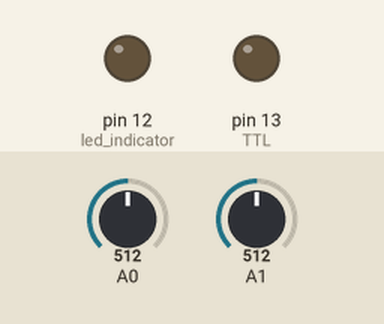
A sketch run on a simulated Arduino Uno, built with avr-gcc and run on an emulated ATmega328P. Shown: output pins drawn as LEDs (lit = HIGH). The test bench sets the inputs (shaded band); at power-on: A0 = 512, A1 = 512.

Above: at 1.2 s.
1.3 s: A0 set to 528
At 2.5 s:
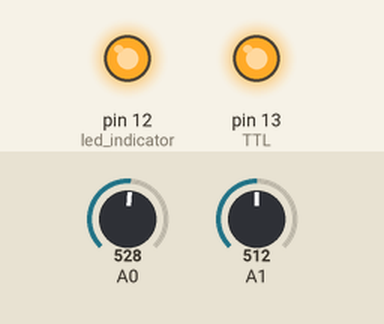
2.8 s: A0 set to 511
At 3.7 s:
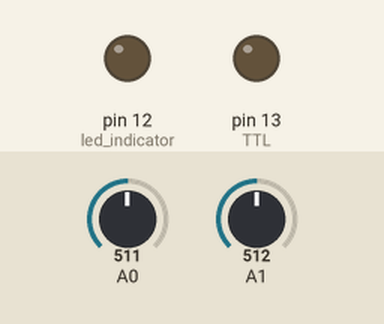
4.3 s: A0 set to 716
At 4.9 s:
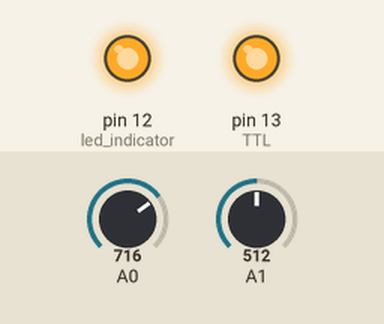
Timing chart, 0 to 7.3 s (numbered marks = the images above; inputs shaded):
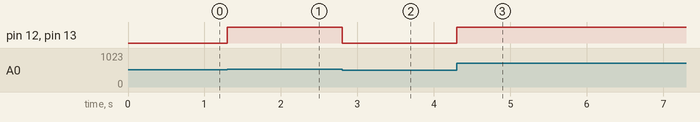

The sketch:

sound_detector.ino
```cpp
#define sound_channel A0
#define potentiometer A1
#define TTL 13
#define led_indicator 12
int sound_level=0;
int potentiometer_level=0;


// the setup routine runs once when you press reset:
void setup() {
  pinMode(TTL,OUTPUT);
  pinMode(led_indicator,OUTPUT);
  // initialize serial communication at 9600 bits per second:
  //Serial.begin(9600);
}

// the loop routine runs over and over again forever:
void loop() {
  // read the input on analog pin 0:
  sound_level = analogRead(A0);
  potentiometer_level = analogRead(A1);
  if (sound_level>potentiometer_level){
    digitalWrite(TTL,HIGH);
    digitalWrite(led_indicator,HIGH);
  }
  else{
    digitalWrite(TTL,LOW);
    digitalWrite(led_indicator,LOW);
  }
  // print out the value you read:
  //Serial.print("sound level: ");
  //Serial.println(sound_level);
  //Serial.print("pot level: ");
  //Serial.println(potentiometer_level);

  //delay(1);  // delay in between reads for stability
}
```

Measured:
- the behaviour switches between 512 and 513 on A0 (found by bisection; images 0 and 1)
- after the input at 1.3 s, pin 12 (led_indicator), pin 13 (TTL): LOW → HIGH at once
- after the input at 2.8 s, pin 12 (led_indicator), pin 13 (TTL): HIGH → LOW at once
- after the input at 4.3 s, pin 12 (led_indicator), pin 13 (TTL): LOW → HIGH at once
